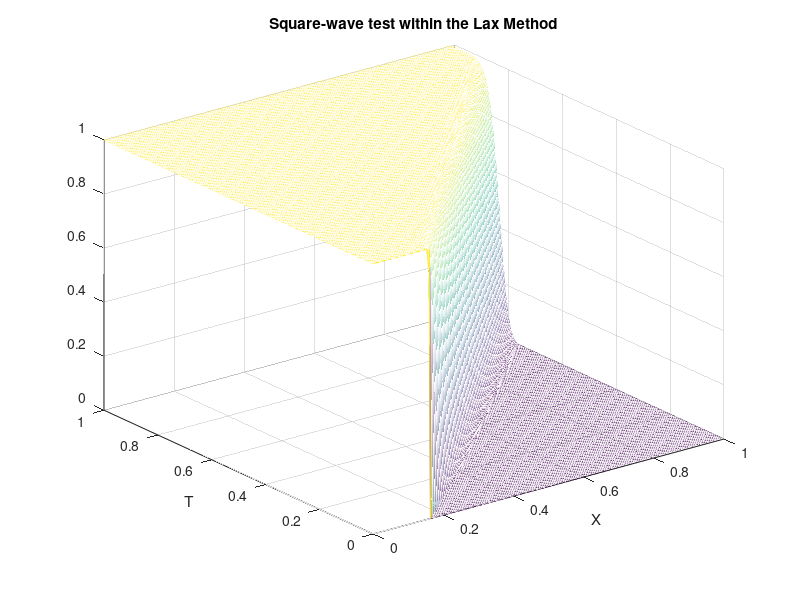
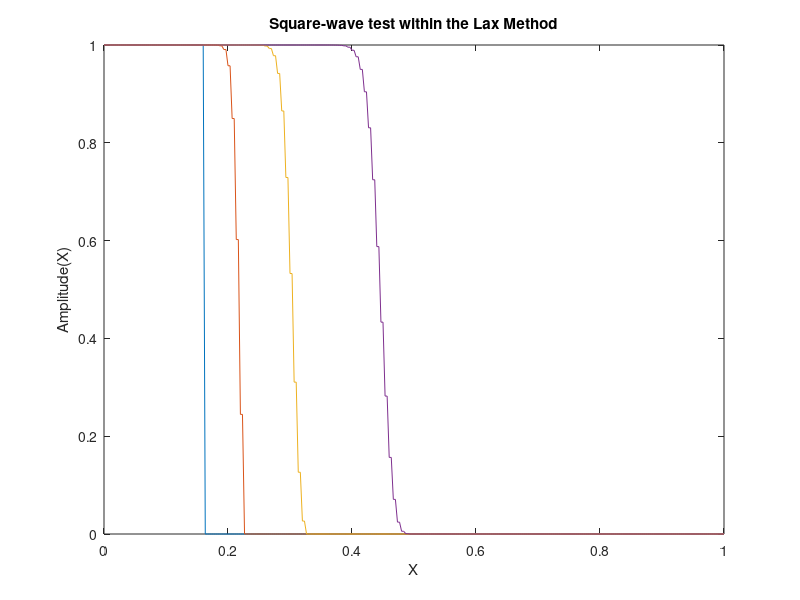

MATLAB code to generate these figures, in order:
% Matlab Program 4: Step-wave Test for the Lax method to solve the Advection
% Equation
clear;
% Parameters to define the advection equation and the range in space and time
Lmax = 1.0; % Maximum length
Tmax = 1.; % Maximum time
c = 1.0; % Advection velocity
% Parameters needed to solve the equation within the Lax method
maxt = 350; % Number of time steps
dt = Tmax/maxt;
n = 300; % Number of space steps
nint=50; % The wave-front: intermediate point from which u=0 (nint<n)!!
dx = Lmax/n;
b = c*dt/(2.*dx);
% The Lax method is stable for abs(b)=< 1/2 but it gets difussed unless abs(b)=
% 1/2
% Initial value of the function u (amplitude of the wave)
for i = 1:(n+1)
if i < nint
u(i,1)=1.;
else
u(i,1)=0.;
end
x(i) =(i-1)*dx;
end
% Value of the amplitude at the boundary at any time
for k=1:maxt+1
u(1,k) = 1.;
u(n+1,k) = 0.;
time(k) = (k-1)*dt;
end
% Implementation of the Lax method
for k=1:maxt % Time loop
for i=2:n % Space loop
u(i,k+1) =0.5*(u(i+1,k)+u(i-1,k))-b*(u(i+1,k)-u(i-1,k));
end
end
% Graphical representations of the evolution of the wave
figure(1)
mesh(x,time,u')
title('Square-wave test within the Lax Method')
xlabel('X')
ylabel('T')
figure(2)
plot(x,u(:,1),'-',x,u(:,20),'-',x,u(:,50),'-',x,u(:,100),'-')
title('Square-wave test within the Lax Method')
xlabel('X')
ylabel('Amplitude(X)')